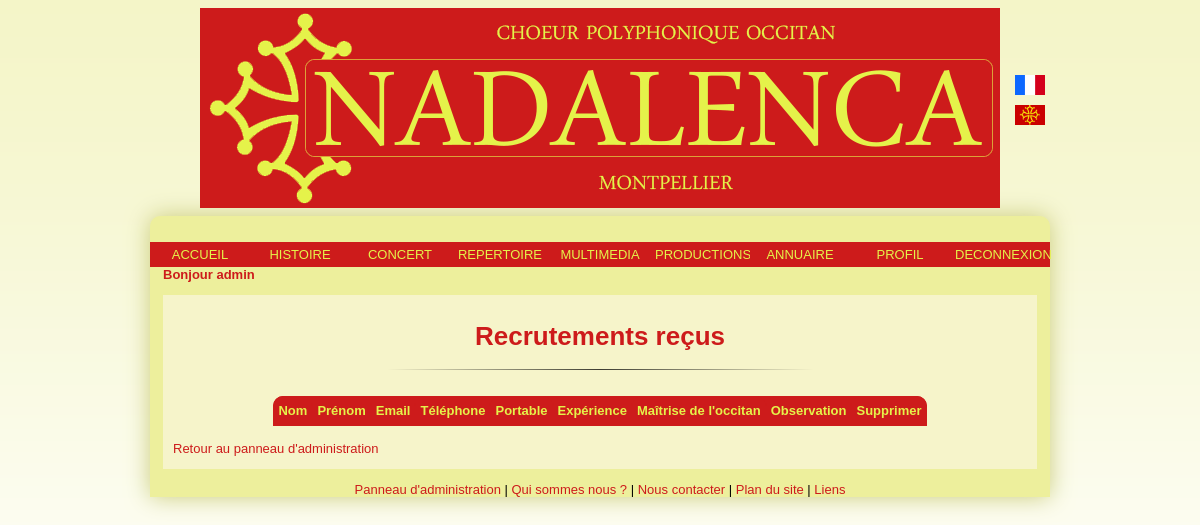
The page /Controleur/controlRecrutAdmin.php (signed in) on the database as committed earlier.
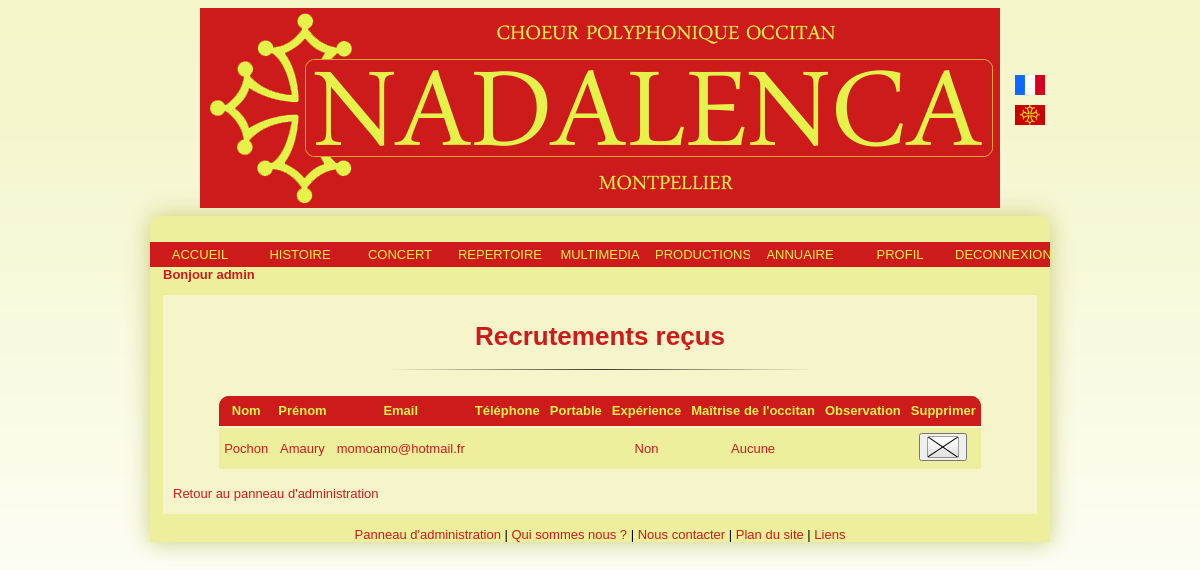
The same page on the database as committed later.
### tables this page shows
CREATE TABLE IF NOT EXISTS `utilisateur` (
  `id` int(11) NOT NULL AUTO_INCREMENT,
  `nom` varchar(255) NOT NULL,
  `prenom` varchar(255) NOT NULL,
  `email` varchar(255) NOT NULL,
  `mdp` varchar(255) NOT NULL,
  `statut` varchar(255) NOT NULL,
  `admin` tinyint(1) NOT NULL,
  `adresseP` varchar(255) NOT NULL,
  `codeP` varchar(255) NOT NULL,
  `ville` varchar(255) NOT NULL,
  `numtelF` varchar(14) NOT NULL,
  `numtelM` varchar(14) NOT NULL,
  `voix` varchar(255) NOT NULL,
  PRIMARY KEY (`id`),
  UNIQUE KEY `id` (`id`)
);

CREATE TABLE IF NOT EXISTS `recrutement` (
  `idR` int(11) NOT NULL AUTO_INCREMENT,
  `nomR` varchar(255) NOT NULL,
  `prenomR` varchar(255) NOT NULL,
  `expeR` varchar(255) NOT NULL,
  `occR` varchar(255) NOT NULL,
  `telR` varchar(255) NOT NULL,
  `portableR` varchar(255) NOT NULL,
  `emailR` varchar(255) NOT NULL,
  `obsR` varchar(255) NOT NULL,
  PRIMARY KEY (`idR`)
);

### Modele/Utilisateur.php (called while the page is built, shortened)
<?php
class Utilisateur
{
	private $prenom;
	public function getPrenom()
	{
		return $this->prenom;
	}
	public function __construct ($id, $nom, $prenom, $email, $mdp, $statut, $admin, $adresseP, $codeP, $ville, $numtelF, $numtelM, $voix)
	{
		$this->prenom = $prenom;
	}
	public static function getUtilisateurByEmail($email)
	{
		$req = "SELECT * FROM utilisateur WHERE email='$email'";
		$res = mysql_query($req) or die ("Erreur insertion : Classe Utilisateur / Fonction getUtilisateurByEmail ");
		$tuple = mysql_fetch_array($res);
		return new Utilisateur($tuple['id'], $tuple['nom'], $tuple['prenom'], $email, $tuple['mdp'], $tuple['statut'], $tuple['admin'], $tuple['adresseP'], $tuple['codeP'], $tuple['ville'], $tuple['numtelF'], $tuple['numtelM'], $tuple['voix']);
	}
}
?>

### Vue/viewRecrutementAdmin.php (the view)
<h1>Recrutements reçus</h1>
<hr />
	<table border = "1">
		<tr>
			<th>Nom</th>
			<th>Prénom</th>
			<th>Email</th>
			<th>Téléphone</th>
			<th>Portable</th>
			<th>Expérience</th>
			<th>Maîtrise de l'occitan</th>
			<th>Observation</th>
			<th>Supprimer</th>
<?php
include("../Modele/Recrutement.php");
	while ($tuple = mysql_fetch_array($res))
	{
		$i = $tuple['idR'];
		echo"<tr>"
			."<td>".$tuple['nomR']."</td>"
			."<td>".$tuple['prenomR']."</td>"
			."<td>".$tuple['emailR']."</td>"
			."<td>".$tuple['telR']."</td>"
			."<td>".$tuple['portableR']."</td>"
			."<td>".$tuple['expeR']."</td>"
			."<td>".$tuple['occR']."</td>"
			."<td>".$tuple['obsR']."</td>"
			."<td><button type=" . " \"button\" " . "onclick= \"verif($i)\" " . "><img src='../Images/remove.png'  alt='Image Suppression Recrutement'/>
        </button></td></tr>";
	}
		echo "</table><br/>";
	?>
	<a href="../Controleur/controlAdministrateur.php">Retour au panneau d'administration</a>

### Controleur/controlRecrutAdmin.php (shortened to what this page needs)
<!DOCTYPE html>
<html>
	<head>
		<link rel="stylesheet" href="../style.css" />
</head>
<?php
	include("./menu.php");
	$req="SELECT * from recrutement";
	$res =mysql_query($req);
	if(isset($_SESSION['login']) && isset($_SESSION['admin']) && $_SESSION['admin'] != 0)
	{
		include("../Vue/viewRecrutementAdmin.php");
	}
	else
	{
		include("../Vue/viewErrorCoAdmin.php");
	}
	include("./footer.php");
?>

### Controleur/menu.php (shortened to what this page needs)
	<body>
	<div id="page">
		<div id="banniere">
			<img src="../Images/banniere_nada.png" alt="banniere" title="Association Polyphonique Nadalenca de Montpellier"/>
			<ul id="drapeau">
				<li><a href="./controlAccueil.php?lang=fr"><img src="../Images/drapfr.png" title="Site de l'Association Nadalenca en français" alt="drapeau_fr"/></a></li>
				<li><a href="./controlAccueil.php?lang=occ"><img src="../Images/drapoc.png" title="Site de l'Association Nadalenca en occitan" alt="occitan_fr"/></a></li>
			</ul>
		</div>
		<div id="corps">
<?php
	include("../Modele/Utilisateur.php");
	if(isset($_SESSION['login']))
	{
		$email = $_SESSION['login'];
		$profil = Utilisateur::getUtilisateurByEmail($email);
		?>
				<ul id="menu_mem">
					<li><a href="./controlAccueil.php?lang=<?php echo $_SESSION['langue']; ?>">ACCUEIL</a></li>
					<li><a href="./controlHistoire.php?lang=<?php echo $_SESSION['langue']; ?>">HISTOIRE</a></li>
					<li><a href="./controlConcert.php">CONCERT</a>
						</li>
					<li><a href="./controlRepertoireHistoire.php?lang=<?php echo $_SESSION['langue']; ?>">REPERTOIRE</a></li>
					<li><a>MULTIMEDIA</a>
						</li>
					<li><a href="./controlProduction.php">PRODUCTIONS</a></li>
					<li><a href="./controlAnnuaire.php">ANNUAIRE</a></li>
					<li><a href="./controlProfil.php">PROFIL</a></li>
					<li><a href="./deconnexion.php">DECONNEXION</a></li>
				</ul>
				<h4>Bonjour <?php echo ($profil->getPrenom());?></h4>
			<div id="contenu">
<?php
}
?>

### Controleur/footer.php (shortened to what this page needs)
			</div>
<?php
			if(isset($_SESSION['admin']) && $_SESSION['admin'] != 0)
			{?>
				<ul id="footer_admin">
					<li><a href="./controlAdministrateur.php">Panneau d'administration</a> |
					<li><a href="./controlQuisommesnous.php">Qui sommes nous ?</a></li> |
					<li><a href="./controlContact.php">Nous contacter</a></li> |
					<li><a href="./controlPlandusite.php">Plan du site</a></li> |
					<li><a href="controlLiens.php">Liens</a></li>
				</ul>
	<?php 	}?>
		</div>
	</body>
</html>

### style.css (style rules this page uses)
html { text-align: justify; font-family: sans-serif; font-size: small; background:url(./Images/fond.png) #f4f5c8 repeat-x fixed; }
#drapeau { list-style-type: none; margin-left: 63em; margin-top: -11em; background-attachment:fixed; }
#drapeau li { padding-top: 10px; }
#drapeau img { width: 30px; height: 20px; }
#page { width: 900px; height: 100%; margin: auto; }
#banniere { width: 100%; height: 100%; text-align: center; }
img { display: block; margin: 0; margin-right: auto; margin-left: auto; }
#menu_mem { width: 100%; list-style-type: none; margin: 0; margin-top: -3em; padding: 0; text-align: center; }
#menu_mem li { float: left; width: 100px; }
#menu_mem li a { display:block; color:#e5f24a; background-color:#cd1b1b; margin:0; padding:5px 5px; border:0; text-decoration:none; }
#menu_mem li a:link, #menu_mem li a:visited { display:block; color:#e5f24a; background-color:#cd1b1b; margin:0; padding:5px 5px; border:0; text-decoration:none; }
#corps { width:100%; height:100%; margin-top:7em; border-radius: 10px 10px 0 0; background-color:#edef9c; box-shadow:0px 0px 23px #cacc7b; padding-top:5em; }
#contenu { background-color: #f6f4ca; margin-right: 1em; margin-left: 1em; padding-left: 10px; padding-right: 10px; padding-bottom: 1em; }
h1 { text-align: center; margin-top: 2em; padding-top: 1em; color: #cd1b1b; }
h4 { margin: 0; margin-left: 1em; margin-bottom:-4em; color: #cd1b1b; }
hr { width: 50%; border: 0; height: 1px; background-image: -webkit-linear-gradient(left, rgba(0,0,0,0), rgba(0,0,0,0.75), rgba(0,0,0,0)); background-image: -moz-linear-gradient(left, rgba(0,0,0,0), rgba(0,0,0,0.75), rgba(0,0,0,0)); background-image: -ms-linear-gradient(left, rgba(0,0,0,0), rgba(0,0,0,0.75), rgba(0,0,0,0)); background-image: -o-linear-gradient(left, rgba(0,0,0,0), rgba(0,0,0,0.75), rgba(0,0,0,0)); }
a:link, a:visited { text-decoration: none; color: #cd1b1b; }
table { vertical-align: middle; margin: auto; margin-top:2em; padding : auto; background-color: #cd1b1b; border:none; border-collapse:collapse; border-radius: 10px 10px 0 0; }
td, th { padding: 5px; border:none; border-collapse:collapse; color: #333; text-align: center; }
th { line-height: 20px; background-color:#cd1b1b; color: #e5f24a; border-radius: 10px 10px 0 0; }
td { line-height: 20px; border-bottom: 2px solid #f6f4ca; border-top: 2px solid #f6f4ca; background-color:#edef9c; color: #cd1b1b; }
h4 { margin: 0; margin-left: 1em; margin-bottom:-3em; color: #cd1b1b; }
#footer_admin { width: 100%; list-style-type: none; text-align: center; margin-bottom: 1em; padding:0; }
#footer_admin li { display: inline; width: 150px; }
#footer_admin li a:link, #footer_admin li a:visited { text-decoration: none; color:#cd1b1b; }

Rows that differ between the two databases and show on the page:
added recrutement: nomR "Pochon", prenomR "Amaury", emailR "momoamo@hotmail.fr", expeR "Non", occR "Aucune"
